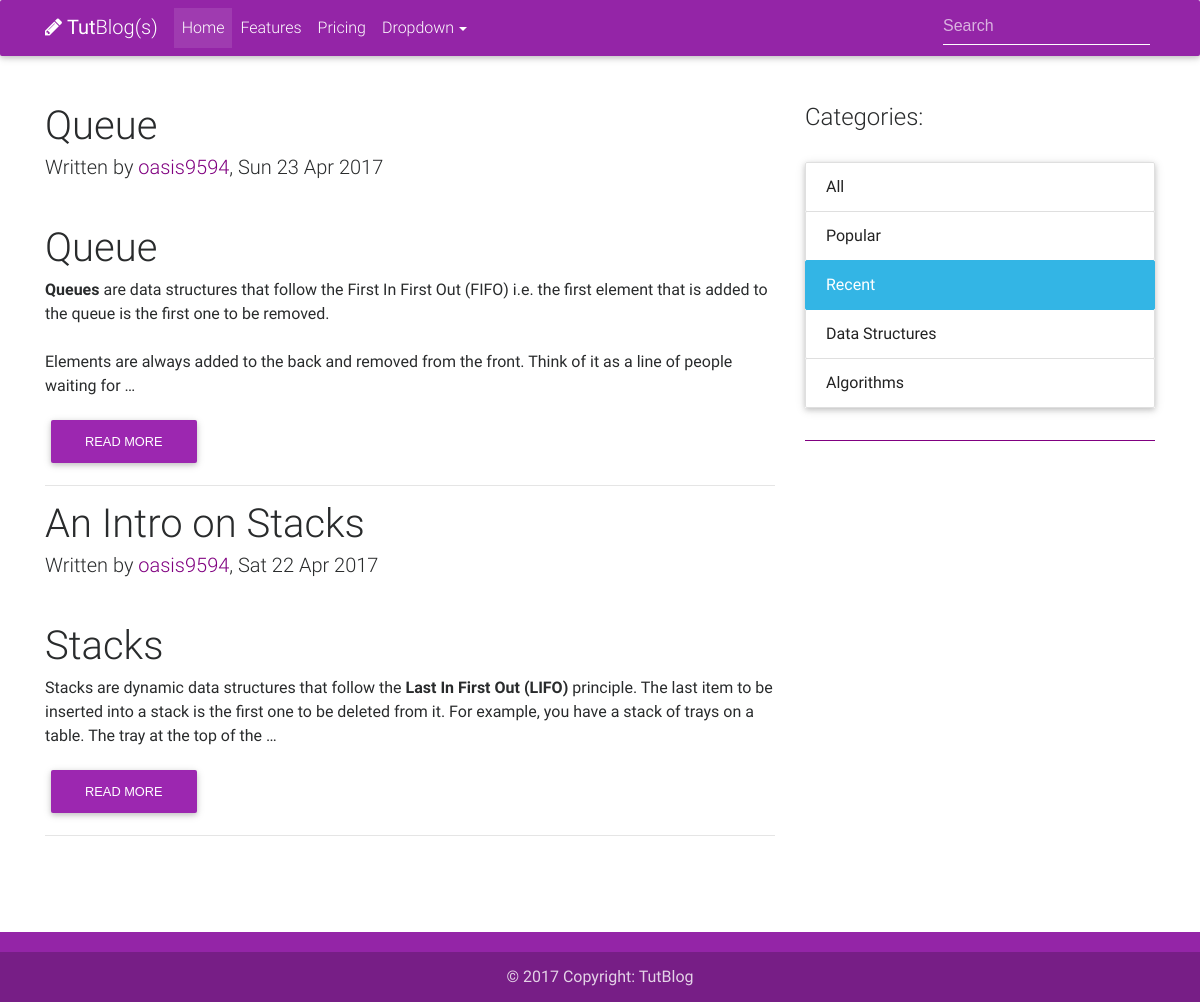
The page /blogs/recent/ on the database its author committed.
### Blogs/models.py (models this page shows, shortened)
class Blog(models.Model):
	title = models.CharField(max_length=100, unique=True)
	slug = models.SlugField(max_length=100, unique=True)
	body = models.TextField()
	isTut = models.BooleanField(default=False)
	created = models.DateTimeField(db_index=True, auto_now_add=True)
	category = models.ManyToManyField(Category)
	updated = models.DateTimeField(db_index=True, auto_now=True)
	author = models.ForeignKey(User, on_delete=models.CASCADE)
	tags = models.ManyToManyField(Tags, blank = True)
	upvotes = models.ManyToManyField(User, related_name='blog_upvotes')
	downvotes = models.ManyToManyField(User, related_name='blog_downvotes')
	total_votes = models.IntegerField(default = 0)

### Blogs/views.py (the view)
def recent(request):
	blog_list = Blog.objects.order_by('-updated')
	page = request.GET.get('page', 1)
	x=3
	paginator = Paginator(blog_list, 5)
	try:
		blogs = paginator.page(page)
	except PageNotAnInteger:
		blogs = paginator.page(1)
	except EmptyPage:
		blogs = paginator.page(paginator.num_pages)
	return render(request, "blog_list.html", { 'blogs': blogs , 'x':x})

### Templates/blog_list.html (shortened to what this page needs)
{% load static %}
<!DOCTYPE html>
<html lang="en">
<head>
    <link rel="stylesheet" href="https://maxcdn.bootstrapcdn.com/font-awesome/4.6.0/css/font-awesome.min.css">
    <link href="{% static 'css/bootstrap.min.css' %}" rel="stylesheet">
    <link href="{% static 'css/mdb.min.css' %}" rel="stylesheet">
    <link href="{% static 'css/style.css' %}" rel="stylesheet">
    <link href="{% static 'css/blog_list.css' %}" rel="stylesheet">
</head>
<body>
    <header>
        <nav class="navbar navbar-toggleable-md navbar-dark">
            <div class="container">
                <a class="navbar-brand" href="#">
                    <i class="fa fa-pencil"></i> <b>Tut</b>Blog(s)
                </a>
                <div class="collapse navbar-collapse" id="navbarNav1">
                    <ul class="navbar-nav mr-auto">
                        <li class="nav-item active">
                            <a class="nav-link">Home <span class="sr-only">(current)</span></a>
                        </li>
                        <li class="nav-item">
                            <a class="nav-link">Features</a>
                        </li>
                        <li class="nav-item">
                            <a class="nav-link">Pricing</a>
                        </li>
                        <li class="nav-item dropdown btn-group">
                            <a class="nav-link dropdown-toggle" id="dropdownMenu1" data-toggle="dropdown" aria-haspopup="true" aria-expanded="false">Dropdown</a>
                        </li>
                    </ul>
                    <form class="form-inline waves-effect waves-light">
                        <input class="form-control" type="text" placeholder="Search">
                    </form>
                </div>
            </div>
        </nav>
    </header>
    <main>
        <div class="container">
            <div class="row">
                <div class="col-lg-8">
                    {% for blog in blogs %}
                    <div class="post-wrapper">
                        <h1 class="h1-responsive">{{ blog.title }}</h1>
                        <h5>Written by <a href="" style="color: purple;">{{ blog.author }}</a>, {{ blog.updated|date:"D d M Y" }}</h5>
                        <br>
                        <p> {{ blog.body|safe|truncatewords:"50"|linebreaks }}</p>
                        <form action="{% url 'blog_detail' blog.id %}"><button class="btn purple">Read more</button></form>
                    </div>
                    <hr>
                    {% endfor %}
                </div>
                <div class="col-lg-4">
                    <div class="widget-wrapper">
                        <h4>Categories:</h4>
                        <br>
                        <div class="list-group">
                            {% if x == 1 %}
                                <a href="{% url 'blog_index'%}" class="list-group-item active">All</a>
                            {% else %}
                                <a href="{% url 'blog_index'%}" class="list-group-item">All</a>
                            {% endif %}
                            {% if x == 2 %}
                                <a href="{% url 'popular'%}" class="list-group-item active">Popular</a>
                            {% else %}
                                <a href="{% url 'popular'%}" class="list-group-item">Popular</a>
                            {% endif %}
                            {% if x == 3 %}
                                <a href="{% url 'recent'%}" class="list-group-item active">Recent</a>
                            {% else %}
                                <a href="{% url 'recent'%}" class="list-group-item">Recent</a>
                            {% endif %}
                            {% if x == 4 %}
                                <a href="{% url 'data_structures'%}" class="list-group-item active">Data Structures</a>
                            {% else %}
                                <a href="{% url 'data_structures'%}" class="list-group-item">Data Structures</a>
                            {% endif %}
                            {% if x == 5 %}
                                <a href="{% url 'algorithms'%}" class="list-group-item active">Algorithms</a>
                            {% else %}
                                <a href="{% url 'algorithms'%}" class="list-group-item">Algorithms</a>
                            {% endif %}
                        </div>
                    </div>
                </div>
            </div>
        </div>
    </main>
    <footer class="page-footer center-on-small-only">
        <div class="footer-copyright">
            <div class="container-fluid">
                © 2017 Copyright: TutBlog
            </div>
        </div>
    </footer>
</body>
</html>

### static/css/style.css (style rules this page uses)
.list-group-item.active { background-color: #33b5e5; border-color:#33b5e5 }
.list-group-item:not(.active) { color:#222; }

### static/css/blog_list.css (style rules this page uses)
main { padding-top: 3rem; padding-bottom: 2rem; }
.widget-wrapper { padding-bottom: 2rem; border-bottom: 1px solid purple; margin-bottom: 2rem; }
.navbar { background-color: #9425A7; }
footer.page-footer { background-color: #9425A7; margin-top: 2rem; }

### rows shown on the page
Blog: title "Queue", author "oasis9594", updated "Sun 23 Apr 2017", body "Queue Queues are data structures that follow the First In First Out (FIFO) i.e. the first element that is added to the queue is the first one to be removed. Elements are always added to the back and removed from the front. Think of it as a line of people waiting for …"
Blog: title "An Intro on Stacks", author "oasis9594", updated "Sat 22 Apr 2017", body "Stacks Stacks are dynamic data structures that follow the Last In First Out (LIFO) principle. The last item to be inserted into a stack is the first one to be deleted from it. For example, you have a stack of trays on a table. The tray at the top of the …"
